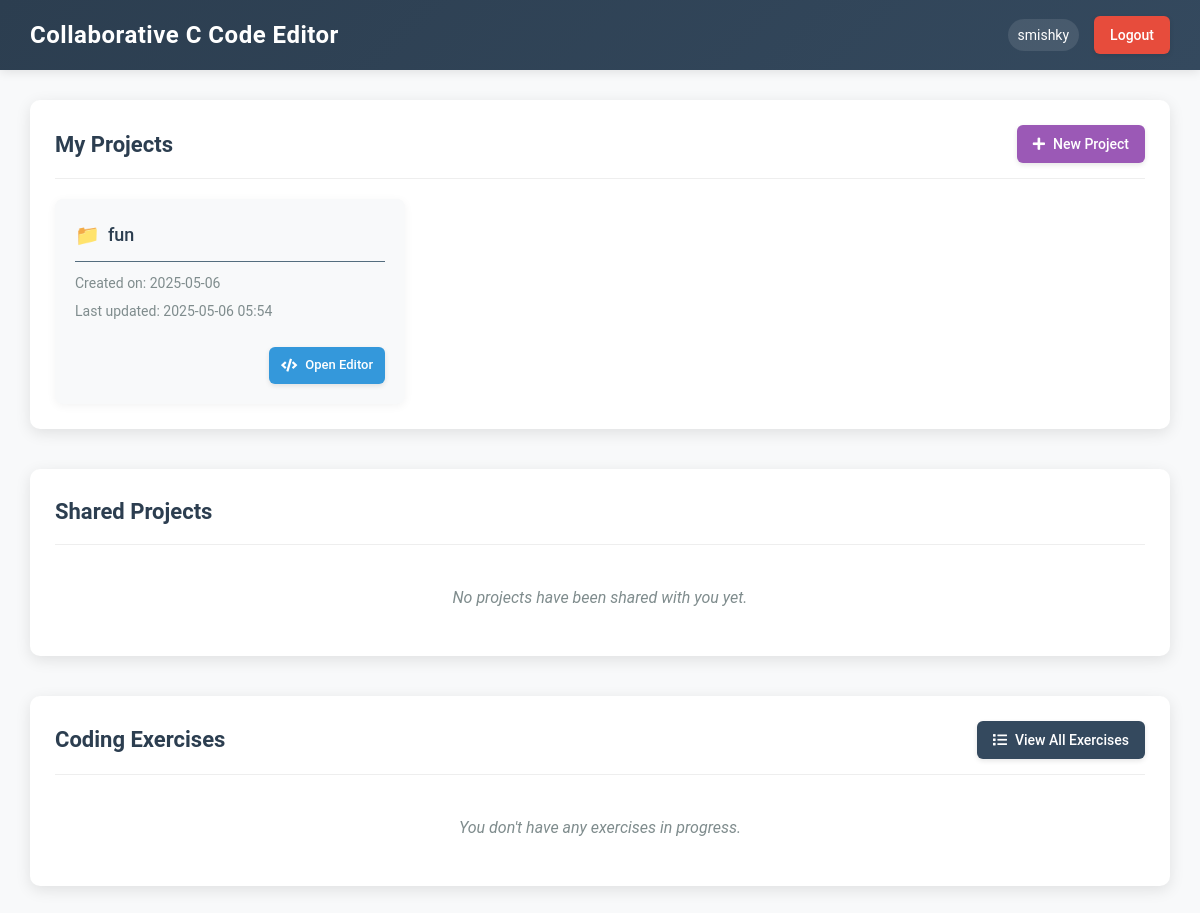
Page /dashboard (signed in) on the earlier database version.
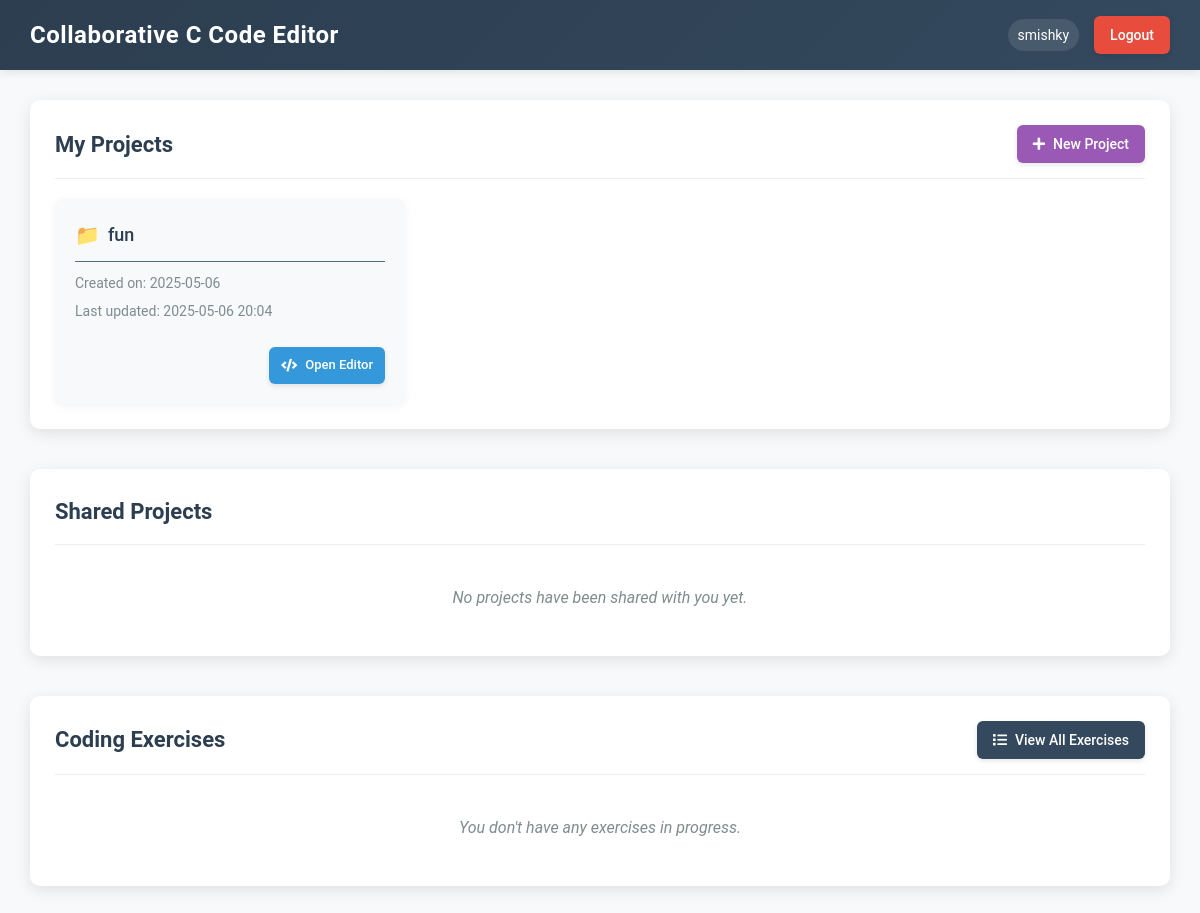
Same page on the later database version.
### models.py (models this page shows, shortened)
class User(db.Model):
    id = db.Column(db.Integer, primary_key=True)
    username = db.Column(db.String(20), unique=True, nullable=False)
    email = db.Column(db.String(120), unique=True, nullable=False)
    password = db.Column(db.String(60), nullable=False)
    created_at = db.Column(db.DateTime, default=datetime.utcnow)
    owned_projects = db.relationship('Project', backref='owner', lazy=True)
    collaborated_projects = db.relationship('Project',
                                          secondary=project_collaborators,
                                          lazy='subquery',
                                          backref=db.backref('collaborators', lazy=True))
    exercise_progress = db.relationship('ExerciseProgress', backref='user', lazy=True)

class Project(db.Model):
    id = db.Column(db.Integer, primary_key=True)
    name = db.Column(db.String(100), nullable=False)
    content = db.Column(db.Text, nullable=True)
    created_at = db.Column(db.DateTime, default=datetime.utcnow)
    updated_at = db.Column(db.DateTime, default=datetime.utcnow, onupdate=datetime.utcnow)
    owner_id = db.Column(db.Integer, db.ForeignKey('user.id'), nullable=False)

### server.py (the view)
@app.route("/dashboard")
def dashboard():
    if 'user_id' not in session:
        return redirect(url_for('login'))
    user_id = session['user_id']
    user = User.query.get(user_id)
    owned_projects = Project.query.filter_by(owner_id=user_id).all()
    collaborated_projects = user.collaborated_projects
    in_progress_exercises = ExerciseProgress.query.filter_by(
        user_id=user_id,
        status='in_progress'
    ).join(Exercise).all()
    project_owners = {}
    for project in owned_projects + collaborated_projects:
        if project.owner_id not in project_owners:
            owner = User.query.get(project.owner_id)
            project_owners[project.owner_id] = owner.username if owner else "Unknown"
    return render_template(
        'dashboard.html',
        username=user.username,
        owned_projects=owned_projects,
        collaborated_projects=collaborated_projects,
        in_progress_exercises=in_progress_exercises,
        project_owners=project_owners  # Pass owner usernames
    )

### templates/dashboard.html (shortened to what this page needs)
<!DOCTYPE html>
<html lang="en">
<head>
    <link rel="stylesheet" href="{{ url_for('static', filename='style.css') }}">
    <link rel="stylesheet" href="https://cdnjs.cloudflare.com/ajax/libs/font-awesome/5.15.3/css/all.min.css">
</head>
<body>
    <div class="header">
        <h1>Collaborative C Code Editor</h1>
        <div class="user-info">
            <span id="current-username">{{ username }}</span>
            <a href="{{ url_for('logout') }}" class="btn logout-btn">Logout</a>
        </div>
    </div>
    <div class="dashboard-container">
        <div class="dashboard-section">
            <div class="section-header">
                <h2>My Projects</h2>
                <a href="{{ url_for('new_project') }}" class="btn create-btn">
                    <i class="fas fa-plus"></i> New Project
                </a>
            </div>
            <div class="project-list">
                {% if owned_projects %}
                    {% for project in owned_projects %}
                        <div class="project-card">
                            <div class="project-info">
                                <h3>{{ project.name }}</h3>
                                <p>Created on: {{ project.created_at.strftime('%Y-%m-%d') }}</p>
                                <p>Last updated: {{ project.updated_at.strftime('%Y-%m-%d %H:%M') }}</p>
                            </div>
                            <div class="project-actions">
                                <a href="{{ url_for('project', project_id=project.id) }}" class="btn action-btn open-btn">
                                    <i class="fas fa-code"></i> Open Editor
                                </a>
                            </div>
                        </div>
                    {% endfor %}
                {% else %}
                    <p class="no-items">You don't have any projects yet.</p>
                {% endif %}
            </div>
        </div>
        <div class="dashboard-section">
            <div class="section-header">
                <h2>Shared Projects</h2>
            </div>
            <div class="project-list">
                {% if collaborated_projects %}
                    {% for project in collaborated_projects %}
                        <div class="project-card">
                            <div class="project-info">
                                <h3>{{ project.name }}</h3>
                                <p>Owner: {{ project_owners[project.owner_id] }}</p>
                                <p>Last updated: {{ project.updated_at.strftime('%Y-%m-%d %H:%M') }}</p>
                            </div>
                            <div class="project-actions">
                                <a href="{{ url_for('project', project_id=project.id) }}" class="btn action-btn open-btn">
                                    <i class="fas fa-code"></i> Open Editor
                                </a>
                            </div>
                        </div>
                    {% endfor %}
                {% else %}
                    <p class="no-items">No projects have been shared with you yet.</p>
                {% endif %}
            </div>
        </div>
        <div class="dashboard-section">
            <div class="section-header">
                <h2>Coding Exercises</h2>
                <a href="{{ url_for('exercises') }}" class="btn view-all-btn">
                    <i class="fas fa-list"></i> View All Exercises
                </a>
            </div>
            <div class="exercise-list">
                {% if in_progress_exercises %}
                    {% for progress in in_progress_exercises %}
                        <div class="exercise-card">
                            <div class="exercise-info">
                                <h3>{{ progress.exercise.title }}</h3>
                                <p>Difficulty: {{ progress.exercise.difficulty }}</p>
                                <p>Status: In Progress</p>
                            </div>
                            <div class="exercise-actions">
                                <a href="{{ url_for('exercise', exercise_id=progress.exercise.id) }}" class="btn action-btn continue-btn">
                                    <i class="fas fa-play"></i> Continue
                                </a>
                            </div>
                        </div>
                    {% endfor %}
                {% else %}
                    <p class="no-items">You don't have any exercises in progress.</p>
                {% endif %}
            </div>
        </div>
    </div>
</body>
</html>

### static/style.css (style rules this page uses)
* { margin: 0; padding: 0; box-sizing: border-box; font-family: 'Roboto', 'Arial', sans-serif; }
body { background-color: #f8f9fa; color: #333; line-height: 1.6; }
.header { background: linear-gradient(135deg, #2c3e50, #34495e); color: white; padding: 15px 30px; display: flex; justify-content: space-between; align-items: center; height: 70px; box-shadow: 0 2px 10px rgba(0, 0, 0, 0.1); }
.header h1 { font-weight: 600; letter-spacing: 0.5px; font-size: 24px; }
.user-info { display: flex; align-items: center; gap: 15px; }
#current-username { background-color: rgba(255, 255, 255, 0.1); padding: 5px 10px; border-radius: 20px; font-size: 14px; }
.btn { padding: 8px 16px; background-color: #3498db; color: white; border: none; border-radius: 6px; cursor: pointer; text-decoration: none; font-size: 14px; transition: all 0.2s ease; display: inline-flex; align-items: center; justify-content: center; gap: 8px; font-weight: 500; box-shadow: 0 2px 5px rgba(0, 0, 0, 0.1); }
.logout-btn { background-color: #e74c3c; }
.action-btn { padding: 8px 12px; font-size: 13px; }
.create-btn { background-color: #9b59b6; }
.view-all-btn { background-color: #34495e; }
.project-info, .active-users, .chat-container { margin-bottom: 25px; }
.project-info h3, .active-users h3, .chat-container h3 { margin-bottom: 16px; padding-bottom: 10px; border-bottom: 1px solid #546d7e; color: #ecf0f1; font-size: 18px; font-weight: 500; display: flex; align-items: center; }
.project-info h3:before { content: "📁"; margin-right: 8px; font-size: 20px; }
.dashboard-container { padding: 30px; max-width: 1200px; margin: 0 auto; }
.dashboard-section { margin-bottom: 40px; background-color: white; border-radius: 10px; box-shadow: 0 4px 15px rgba(0, 0, 0, 0.1); padding: 25px; }
.section-header { display: flex; justify-content: space-between; align-items: center; margin-bottom: 20px; padding-bottom: 15px; border-bottom: 1px solid #eee; }
.section-header h2 { font-size: 22px; color: #2c3e50; font-weight: 600; }
.project-list, .exercise-list { display: grid; grid-template-columns: repeat(auto-fill, minmax(300px, 1fr)); gap: 20px; }
.project-card { background-color: #f8f9fa; border-radius: 8px; padding: 20px; box-shadow: 0 2px 10px rgba(0, 0, 0, 0.05); transition: transform 0.3s, box-shadow 0.3s; }
.project-info h3 { font-size: 18px; margin-bottom: 10px; color: #2c3e50; }
.project-info p { font-size: 14px; color: #7f8c8d; margin-bottom: 5px; }
.project-actions { margin-top: 15px; display: flex; justify-content: flex-end; }
.no-items { grid-column: 1 / -1; text-align: center; color: #7f8c8d; font-style: italic; padding: 20px; }

Differences in the rows shown:
changed Project "fun": updated_at "2025-05-06 05:54" → "2025-05-06 20:04"
